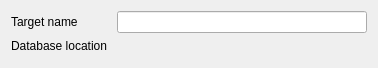
<?xml version="1.0" encoding="UTF-8"?>
<ui version="4.0">
 <class>ClementineConfigWidget</class>
 <widget class="QWidget" name="ClementineConfigWidget">
  <property name="geometry">
   <rect>
    <x>0</x>
    <y>0</y>
    <width>371</width>
    <height>68</height>
   </rect>
  </property>
  <layout class="QGridLayout" name="gridLayout" columnstretch="0,1" columnminimumwidth="100,250">
   <item row="2" column="1">
    <widget class="KUrlRequester" name="m_databaseLocation">
     <property name="filter" stdset="0">
      <string notr="true">iTunes Music Library.xml</string>
     </property>
    </widget>
   </item>
   <item row="3" column="1">
    <spacer name="verticalSpacer">
     <property name="orientation">
      <enum>Qt::Vertical</enum>
     </property>
     <property name="sizeHint" stdset="0">
      <size>
       <width>20</width>
       <height>0</height>
      </size>
     </property>
    </spacer>
   </item>
   <item row="0" column="1">
    <widget class="KLineEdit" name="m_targetName"/>
   </item>
   <item row="2" column="0">
    <widget class="QLabel" name="m_databaseLocationLabel">
     <property name="text">
      <string>Database location</string>
     </property>
     <property name="buddy">
      <cstring>m_databaseLocation</cstring>
     </property>
    </widget>
   </item>
   <item row="0" column="0" colspan="2">
    <widget class="QLabel" name="m_targetNameLabel">
     <property name="text">
      <string>Target name</string>
     </property>
     <property name="buddy">
      <cstring>m_targetName</cstring>
     </property>
    </widget>
   </item>
  </layout>
 </widget>
 <customwidgets>
  <customwidget>
   <class>KLineEdit</class>
   <extends>QLineEdit</extends>
   <header>klineedit.h</header>
  </customwidget>
  <customwidget>
   <class>KUrlRequester</class>
   <extends>QFrame</extends>
   <header>kurlrequester.h</header>
   <container>1</container>
  </customwidget>
 </customwidgets>
 <resources/>
 <connections/>
</ui>
